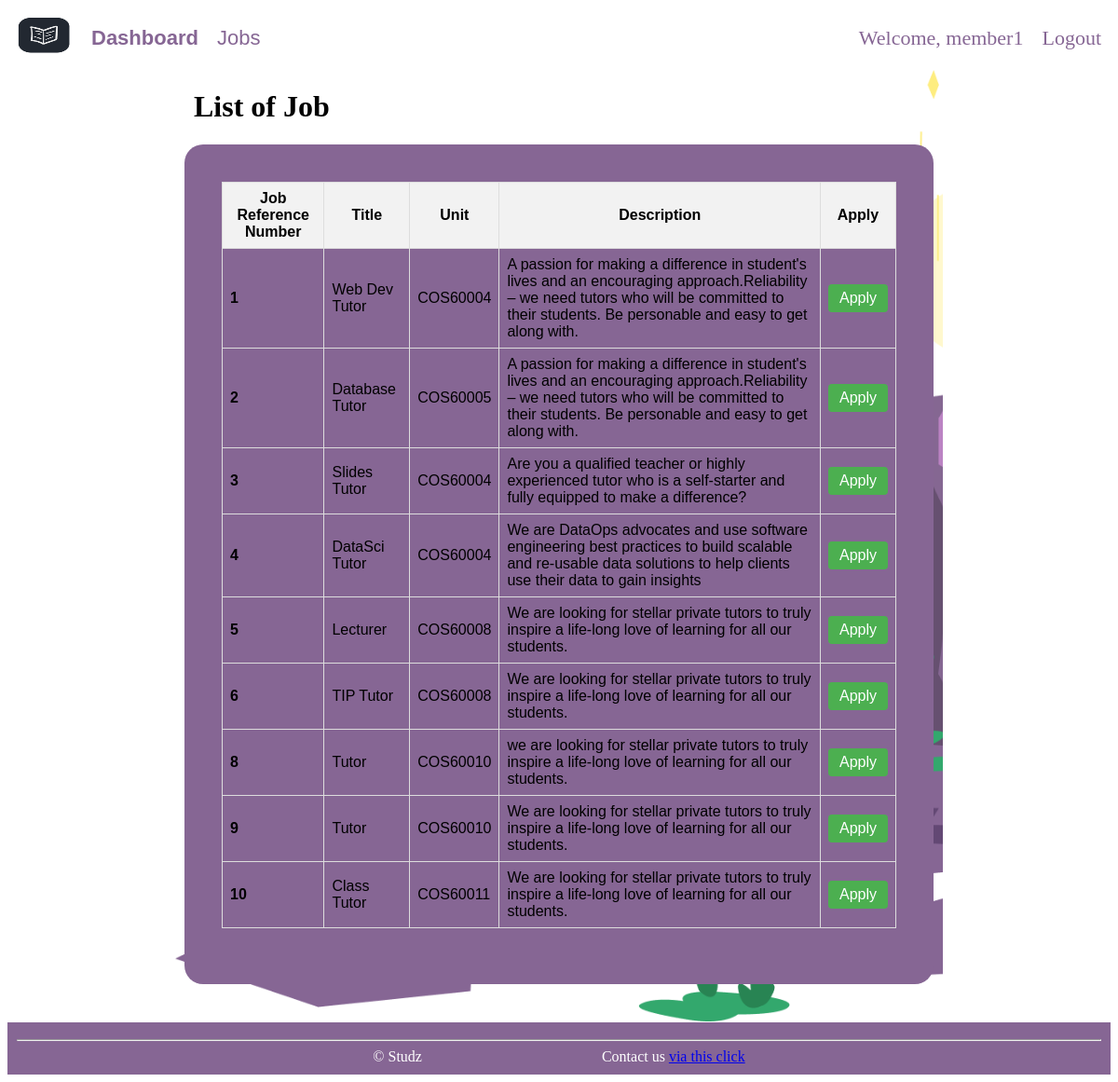
The page /jobs.php (signed in) on the database its author committed.
### tables this page shows
CREATE TABLE `job` (
  `jobId` int(11) NOT NULL,
  `unit` varchar(30) NOT NULL,
  `description` varchar(255) DEFAULT NULL,
  `title` varchar(255) NOT NULL
);

### jobs.php (the view, shortened to what this page needs)
<!DOCTYPE html>
<html lang="en">
<head>
    <link href="style/style.css" rel="stylesheet" />
</head>
<body>
  <div class="container">
    <div class="navbar">
        <a href="index.php">
            <img src="images/icon.png" alt="Icon" class="navbar-logo">
        </a>
        <?php
            if (!isset($_SESSION["username"])) {
              echo"<a href='index.php'><strong>Home</strong></a>";
              echo"<a href='jobs.php'>Jobs</a>";
              echo"<a href='about.php'>About us</a>";
              echo"<a href='contact.php'>Contact</a>";
              echo"<div class='navbar-right'>";
              echo"  <a href='loginAsMember.php'>Login</a>";
              echo"<a href='register.php'>Signup</a>";
              echo"<a href='loginAsPermanent.php'>Login as Permanent Staff</a>";
              echo"</div>";
            } else{
            $username = $_SESSION["username"];
            echo"<a href='homepageAsMember.php'><strong>Dashboard</strong></a>";
            echo"<a href='jobs.php'>Jobs</a>";
            echo"<div class='navbar-right'>";
            echo "<a>Welcome, $username</a>";
            echo"<a href='logout.php'>Logout</a>";
            echo"</div>";
            }
        ?>
    </div>
    <div class="card-container">
      <h1 class="title">List of Job</h1>
      <section class="card-container-inner">
        <?php
          require_once("settings.php");
          $connection = @mysqli_connect($host, $user, $pwd, $sql_db) or die("<p>Database connection failure.</p>");
          function returnTable($result) {
            echo "<table id='job_table'>\n";
            echo "<thead>\n"
                . "<tr>\n"
                . "<th>Job Reference Number</th>\n"
                . "<th>Title</th>\n"
                . "<th>Unit</th>\n"
                . "<th>Description</th>\n"
                . "<th>Apply</th>\n"
                . "</tr>\n"
                . "</thead>\n";
            echo "<tbody>\n";
            while ($row = mysqli_fetch_assoc($result)) {
                $jobId = $row["jobId"];
                echo "<tr>\n"
                    . "<td id='reference_number_$jobId'>" . $jobId . "</td>\n"
                    . "<td>" . $row["title"] . "</td>\n"
                    . "<td>" . $row["unit"] . "</td>\n"
                    . "<td>" . $row["description"] . "</td>\n"
                    . "<td> <a class='apply_button' onclick='storeData(" . $jobId . ")'> Apply </a> </td>\n"
                    . "<script>\n"
                    . "function storeData(data) {\n"
                    . "localStorage.setItem('nameData', data);\n"
                    . "alert('Data stored successfully!');\n"
                    . "window.location.href= 'apply.php';\n"
                    . "}\n"
                . "</script>\n";
            }
            echo "</tbody>\n";
            echo "</table>\n";
          }
          $query = "SELECT * FROM `job`";
          $result = mysqli_query($connection, $query);
          if (!$result || mysqli_num_rows($result) === 0) {
            echo "<p>There are no job applications under this name yet.</p>";
          }
          else {
            returnTable($result);
          }
        ?>
      </section>
    </div>
    <div class="footer">
          <hr>
          <span>
              &copy;
              Studz
          </span>
          <span style="padding-left: 5cm;">
              Contact us
              <a href="mailto:104479251@student.swin.edu.au">via this click</a>
          </span>
    </div>
  </div>
</body>

### style/style.css (style rules this page uses)
.navbar { background-color: white; overflow: hidden; display: flex; align-items: center; padding: 0px; border:0px; font-size: 22px; font-family: Arial, Helvetica, sans-serif; }
.navbar-logo { width: 60px; height: 40px; }
.navbar a { color: #333; text-decoration: none; padding:10px; color: rgb(134, 102, 148); }
.navbar-right { margin-left: auto; font-family: 'Times New Roman', Times, serif ; }
.footer { padding: 10px; color: white; background-color: rgb(134, 102, 148); text-align: center; }
.card-container { display: flex; flex-wrap: wrap; justify-content: space-between; flex-direction: column; background-image: url(./images/123.png); background-size: cover; border-radius: 10px; margin: 1px 180px 1px 180px; }
.card-container-inner { background-color: rgb(134, 102, 148); padding: 40px; border-radius: 20px; margin-bottom: 40px; margin-right: 10px; margin-left: 10px; flex: 1 1 0px; font-family: "Raleway", sans-serif; }
.title { margin-left: 20px; }
#job_table { width: 100%; border-collapse: collapse; margin-bottom: 20px; }
#job_table th, #job_table td { border: 1px solid #ddd; padding: 8px; }
#job_table th { background-color: #f2f2f2; }
#job_table td:first-child { font-weight: bold; }
.apply_button { display: inline-block; padding: 6px 12px; background-color: #4CAF50; color: white; text-decoration: none; border-radius: 4px; }

### rows shown on the page
job: jobId "1", title "Web Dev Tutor", unit "COS60004", description "A passion for making a difference in student's lives and an encouraging approach.Reliability – we need tutors who will be committed to their students. Be personable and easy to get along with."
job: jobId "2", title "Database Tutor", unit "COS60005", description "A passion for making a difference in student's lives and an encouraging approach.Reliability – we need tutors who will be committed to their students. Be personable and easy to get along with."
job: jobId "3", title "Slides Tutor", unit "COS60004", description "Are you a qualified teacher or highly experienced tutor who is a self-starter and fully equipped to make a difference?"
job: jobId "4", title "DataSci Tutor", unit "COS60004", description "We are DataOps advocates and use software engineering best practices to build scalable and re-usable data solutions to help clients use their data to gain insights"
job: jobId "5", title "Lecturer", unit "COS60008", description "We are looking for stellar private tutors to truly inspire a life-long love of learning for all our students."
job: jobId "6", title "TIP Tutor", unit "COS60008", description "We are looking for stellar private tutors to truly inspire a life-long love of learning for all our students."
job: jobId "8", title "Tutor", unit "COS60010", description "we are looking for stellar private tutors to truly inspire a life-long love of learning for all our students."
job: jobId "9", title "Tutor", unit "COS60010", description "We are looking for stellar private tutors to truly inspire a life-long love of learning for all our students."
job: jobId "10", title "Class Tutor", unit "COS60011", description "We are looking for stellar private tutors to truly inspire a life-long love of learning for all our students."

### other values the page prints
$username "member1"
